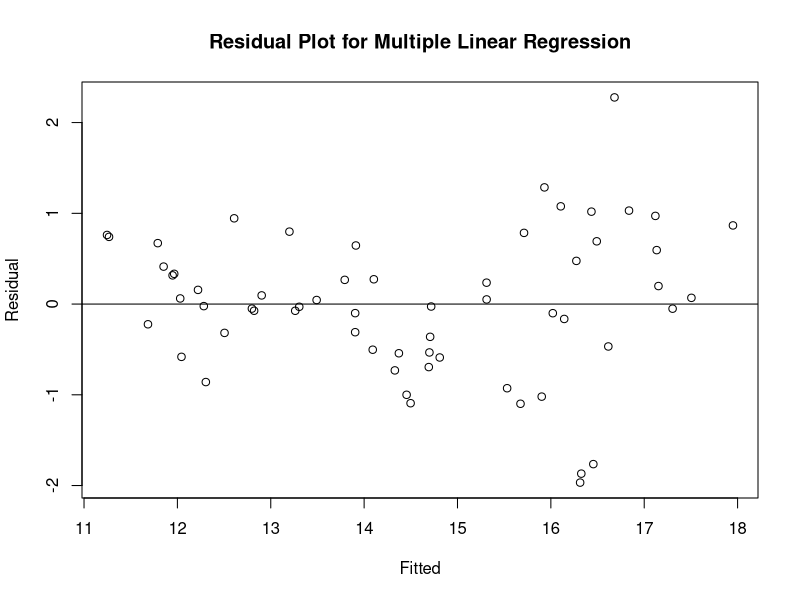
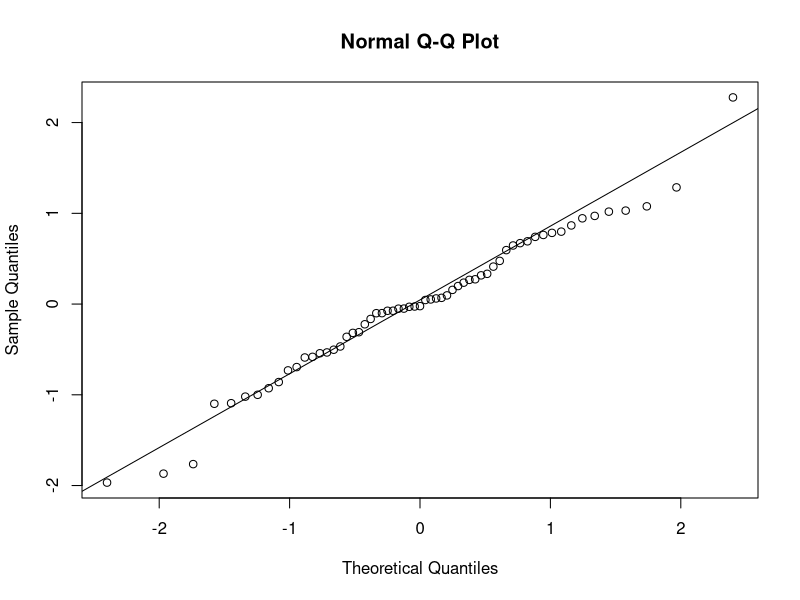
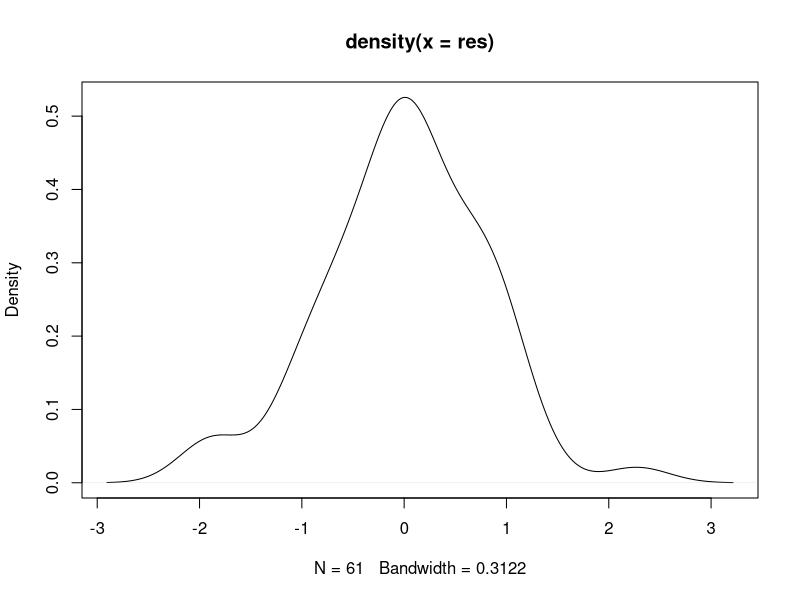

Recreate these plots in R, in order.
setwd("/Users/jordan.Mac/Desktop/college/clarkson/fall23/stats_project") # change this
cat("\f") # clean console
rm(list = ls()) # clean environment

# read the data
df <- read.csv("fighterjetcosts.csv")

#df$vs <- factor(df$vs)
# multiple linear regression
fit_mlr <- lm(FlyawayCost ~ Thrust + Climb + MTOW, data = df)

# print the summary of the regression model
print(summary(fit_mlr))

res <- resid(fit_mlr)
plot(fitted(fit_mlr), res, main = "Residual Plot for Multiple Linear Regression",
     xlab = "Fitted", ylab = "Residual")
abline(0,0) # horizontal line at (0,0)

qqnorm(res) # make a Q-Q plot
qqline(res) # add diagonal line

plot(density(res)) # density plot to verify ~N
